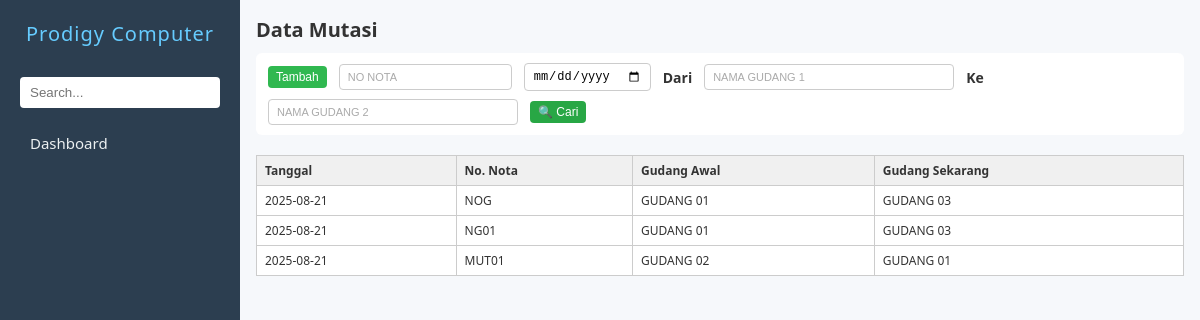
Page /mutasi.php on the committed database.
### tables this page shows
CREATE TABLE `zmutasi` (
  `nonota` char(30) DEFAULT NULL,
  `tgl` date DEFAULT NULL,
  `kodegd1` char(10) DEFAULT NULL,
  `kodegd2` char(10) NOT NULL
);

CREATE TABLE `zgudang` (
  `kodegd` char(20) NOT NULL,
  `namagd` char(50) NOT NULL
);

### mutasi.php (the view, shortened to what this page needs)
<?php
include 'koneksi.php';
$query = mysqli_query($conn, "
    SELECT
        zmutasi.tgl,
        zmutasi.nonota,
        g1.namagd AS namagd1,
        g2.namagd AS namagd2
    FROM zmutasi
    LEFT JOIN zgudang g1 ON zmutasi.kodegd1 = g1.kodegd
    LEFT JOIN zgudang g2 ON zmutasi.kodegd2 = g2.kodegd
    ORDER BY zmutasi.tgl DESC, zmutasi.nonota DESC
    LIMIT 10
");
?>
<!DOCTYPE html>
<html lang="en">
<head>
    <link rel="stylesheet" href="navbar.css" />
    <link rel="stylesheet" href="form.css" />
</head>
<body>
    <?php
    include 'navbar.php';
    $hakUbah   = $aksesEdit['tambah'];?>
    <main>
        <h2>Data Mutasi</h2>
        <div class="action-bar">
            <button type="button" class="action-btn tambah" onclick="cekAkses()">Tambah</button>
            <input type="text" id="inputNoNota" placeholder="No Nota" style="text-transform: uppercase;">
            <input type="date" id="inputTgl">
            <span> Dari </span>
            <input type="text" name="namagd1" id="inputNamagd1" placeholder="Nama gudang 1" class="medium-input" style="text-transform: uppercase;">
            <span> Ke </span>
            <input type="text" name="namagd2" id="inputNamagd2" placeholder="Nama gudang 2" class="medium-input" style="text-transform: uppercase;">
            <button type="button" class="action-btn cari" onclick="triggerSearch()">🔍 Cari</button>
        </div>
        <div id="tabelHasil" class="form-grid" style="margin-top: 20px;">
            <table class="tabel-hasil">
                <thead>
                    <tr>
                        <th>Tanggal</th>
                        <th>No. Nota</th>
                        <th>Gudang Awal</th>
                        <th>Gudang Sekarang</th>
                    </tr>
                </thead>
                <tbody>
                    <?php while ($row = mysqli_fetch_assoc($query)): ?>
                        <tr onclick="tampilkanKonfirmasiEdit('<?= $row['nonota'] ?>')">
                            <td><?= $row['tgl'] ?></td>
                            <td><?= $row['nonota'] ?></td>
                            <td><?= $row['namagd1'] ?></td>
                            <td><?= $row['namagd2'] ?></td>
                        </tr>
                    <?php endwhile; ?>
                </tbody>
            </table>
        </div>
    </main>
</body>
</html>

### form.css (style rules this page uses)
* { box-sizing: border-box; margin: 0; padding: 0; }
body { font-family: "Segoe UI", Tahoma, Geneva, Verdana, sans-serif; display: flex; height: 100vh; background: #f6f8fb; color: #333; }
main { padding: 1rem; flex: 1; overflow-y: auto; }
h2 { margin-bottom: 10px; font-size: 20px; }
.tabel-hasil { width: 100%; border-collapse: collapse; font-size: 14px; margin-top: 10px; }
.tabel-hasil th, .tabel-hasil td { border: 1px solid #ccc; padding: 8px 10px; text-align: left; }
.tabel-hasil th { background-color: #f0f0f0; font-weight: bold; }
.medium-input { width: 250px; }
.action-bar { display: flex; flex-wrap: wrap; align-items: center; gap: 8px 12px; margin-bottom: 4px; background-color: #fff; padding: 10px 12px; border-radius: 6px; }
.action-bar input[type="text"], .action-bar input[type="date"], .action-bar select { padding: 5px 8px; font-size: 12px; border: 1px solid #ccc; border-radius: 4px; min-width: 120px; }
.action-bar input[type="text"]::placeholder { font-size: 11px; color: #aaa; }
.action-bar span { font-size: 14px; font-weight: bold; }
.action-bar .action-btn { padding: 4px 8px; font-size: 12px; border: none; color: white; border-radius: 4px; cursor: pointer; transition: 0.3s ease; }
.action-bar .action-btn.tambah { background-color: #30b850; }
.action-bar .action-btn.cari { background-color: #28a745; }
.tabel-hasil { width: 100%; border-collapse: collapse; margin-top: 1em; font-size: 12px; border: 1px solid #ccc; }
.tabel-hasil th, .tabel-hasil td { padding: 6px 8px; border: 1px solid #ccc; text-align: left; background-color: #fff; }
.tabel-hasil th { background-color: #f0f0f0; font-weight: bold; color: #333; }

### rows in the picture
zmutasi: tgl "2025-08-21", nonota "NOG", zgudang.namagd "GUDANG 01", zgudang.namagd "GUDANG 03"
zmutasi: tgl "2025-08-21", nonota "NG01", zgudang.namagd "GUDANG 01", zgudang.namagd "GUDANG 03"
zmutasi: tgl "2025-08-21", nonota "MUT01", zgudang.namagd "GUDANG 02", zgudang.namagd "GUDANG 01"
